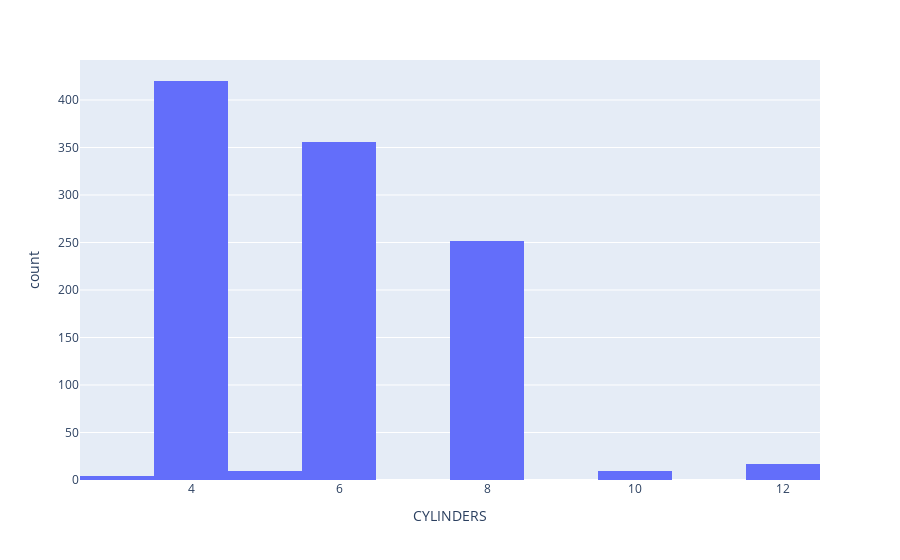
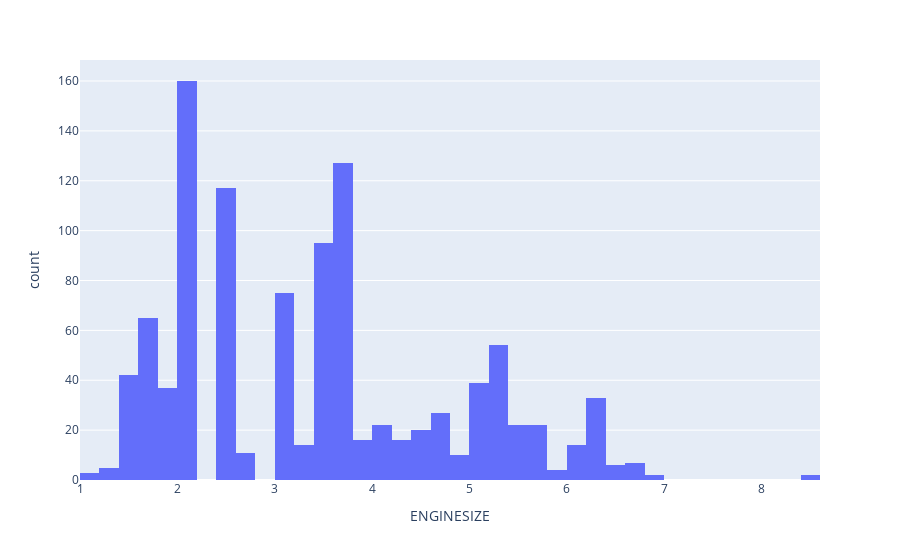
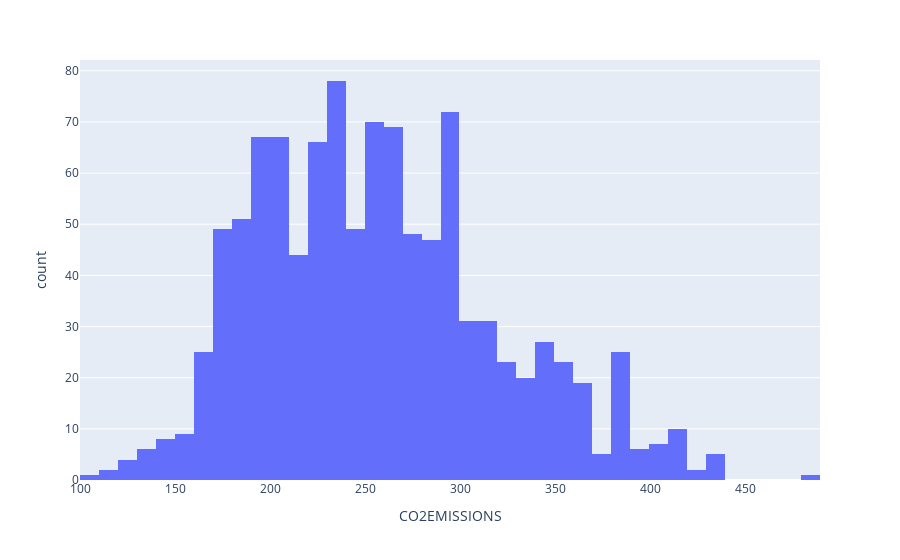
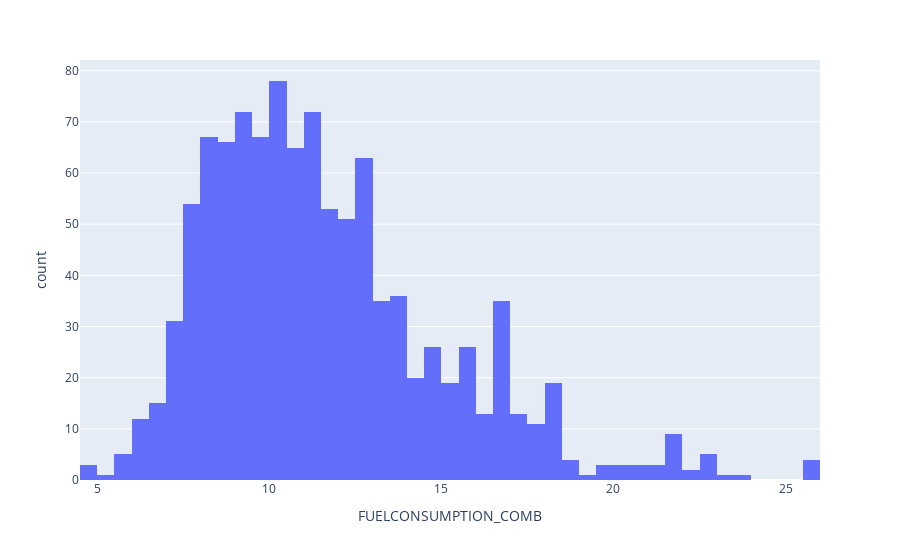

Notebook code cell kept with these figures, in order:
### Markdown cell above
We can plot each of these features:

### Code cell
viz = cdf[["CYLINDERS", "ENGINESIZE", "CO2EMISSIONS", "FUELCONSUMPTION_COMB"]]

for col in viz.columns:
    fig = px.histogram(viz, x=col)
    fig.show()

### Figure 1 — Plotly figure (JSON) as saved in the notebook; plotly's stock layout.template omitted (floating-point values rounded to 4 significant figures; data arrays with more than 128 entries replaced by an {"elided": "..."} marker saying what was removed)
{"data": [{"alignmentgroup": "True", "bingroup": "x", "hovertemplate": "CYLINDERS=%{x}<br>count=%{y}<extra></extra>", "legendgroup": "", "marker": {"color": "#636efa", "pattern": {"shape": ""}}, "name": "", "offsetgroup": "", "orientation": "v", "showlegend": false, "type": "histogram", "x": {"elided": "1067 int values"}, "xaxis": "x", "yaxis": "y"}], "layout": {"barmode": "relative", "legend": {"tracegroupgap": 0}, "margin": {"t": 60}, "xaxis": {"anchor": "y", "domain": [0, 1], "title": {"text": "CYLINDERS"}}, "yaxis": {"anchor": "x", "domain": [0, 1], "title": {"text": "count"}}}}

### Figure 2 — Plotly figure (JSON) as saved in the notebook; plotly's stock layout.template omitted (floating-point values rounded to 4 significant figures; data arrays with more than 128 entries replaced by an {"elided": "..."} marker saying what was removed)
{"data": [{"alignmentgroup": "True", "bingroup": "x", "hovertemplate": "ENGINESIZE=%{x}<br>count=%{y}<extra></extra>", "legendgroup": "", "marker": {"color": "#636efa", "pattern": {"shape": ""}}, "name": "", "offsetgroup": "", "orientation": "v", "showlegend": false, "type": "histogram", "x": {"elided": "1067 float values"}, "xaxis": "x", "yaxis": "y"}], "layout": {"barmode": "relative", "legend": {"tracegroupgap": 0}, "margin": {"t": 60}, "xaxis": {"anchor": "y", "domain": [0, 1], "title": {"text": "ENGINESIZE"}}, "yaxis": {"anchor": "x", "domain": [0, 1], "title": {"text": "count"}}}}

### Figure 3 — Plotly figure (JSON) as saved in the notebook; plotly's stock layout.template omitted (floating-point values rounded to 4 significant figures; data arrays with more than 128 entries replaced by an {"elided": "..."} marker saying what was removed)
{"data": [{"alignmentgroup": "True", "bingroup": "x", "hovertemplate": "CO2EMISSIONS=%{x}<br>count=%{y}<extra></extra>", "legendgroup": "", "marker": {"color": "#636efa", "pattern": {"shape": ""}}, "name": "", "offsetgroup": "", "orientation": "v", "showlegend": false, "type": "histogram", "x": {"elided": "1067 int values"}, "xaxis": "x", "yaxis": "y"}], "layout": {"barmode": "relative", "legend": {"tracegroupgap": 0}, "margin": {"t": 60}, "xaxis": {"anchor": "y", "domain": [0, 1], "title": {"text": "CO2EMISSIONS"}}, "yaxis": {"anchor": "x", "domain": [0, 1], "title": {"text": "count"}}}}

### Figure 4 — Plotly figure (JSON) as saved in the notebook; plotly's stock layout.template omitted (floating-point values rounded to 4 significant figures; data arrays with more than 128 entries replaced by an {"elided": "..."} marker saying what was removed)
{"data": [{"alignmentgroup": "True", "bingroup": "x", "hovertemplate": "FUELCONSUMPTION_COMB=%{x}<br>count=%{y}<extra></extra>", "legendgroup": "", "marker": {"color": "#636efa", "pattern": {"shape": ""}}, "name": "", "offsetgroup": "", "orientation": "v", "showlegend": false, "type": "histogram", "x": {"elided": "1067 float values"}, "xaxis": "x", "yaxis": "y"}], "layout": {"barmode": "relative", "legend": {"tracegroupgap": 0}, "margin": {"t": 60}, "xaxis": {"anchor": "y", "domain": [0, 1], "title": {"text": "FUELCONSUMPTION_COMB"}}, "yaxis": {"anchor": "x", "domain": [0, 1], "title": {"text": "count"}}}}
